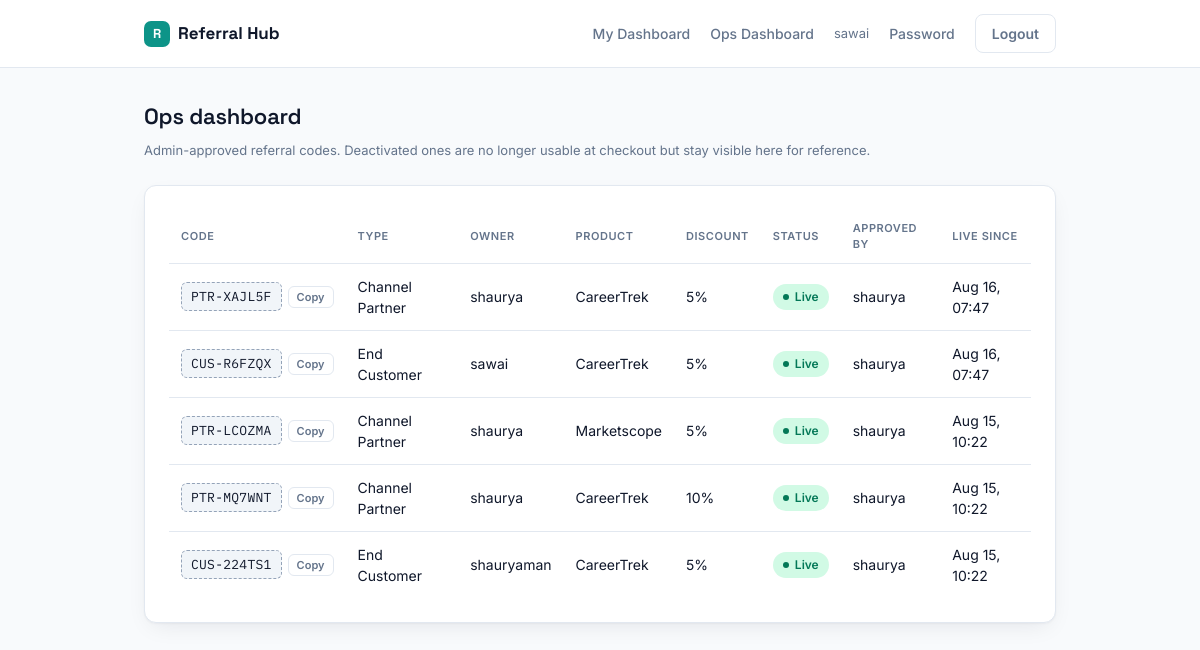
Screenshot of /ops-dashboard/ (signed in) with the database file from the repository.
### referrals/models.py (models this page shows, shortened)
class ReferralCode(models.Model):
    code = models.CharField(max_length=30, unique=True)
    code_type = models.CharField(max_length=10, choices=CODE_TYPE_CHOICES)
    requested_by = models.ForeignKey(settings.AUTH_USER_MODEL, on_delete=models.CASCADE, related_name="referral_codes")
    owner_name = models.CharField(max_length=150, blank=True)
    owner_email = models.EmailField(blank=True)
    product = models.CharField(max_length=20, choices=PRODUCT_CHOICES)
    discount_percent = models.PositiveIntegerField(default=DEFAULT_CUSTOMER_DISCOUNT)
    approval_status = models.CharField(max_length=10, choices=APPROVAL_STATUS_CHOICES, default="pending")
    active = models.BooleanField(default=True, help_text="Live codes can be deactivated without changing their approval history.")
    approved_by = models.ForeignKey(settings.AUTH_USER_MODEL, null=True, blank=True, on_delete=models.SET_NULL, related_name="approved_codes")
    approved_at = models.DateTimeField(null=True, blank=True)
    created_at = models.DateTimeField(auto_now_add=True)

### referrals/views.py (the view)
# urls.py: path("ops-dashboard/", views.ops_dashboard, name="ops_dashboard"),
@login_required
def ops_dashboard(request):
    if not _in_group(request.user, "Ops"):
        raise PermissionDenied("Ops access only.")
    live_codes = ReferralCode.objects.filter(approval_status="approved").order_by("-active", "-approved_at")
    return render(request, "referrals/ops_dashboard.html", {"live_codes": live_codes, "is_ops": True})

### referrals/views.py (called while the page is built)
def _in_group(user, group_name):
    return user.is_staff or user.groups.filter(name=group_name).exists()

### referrals/templates/referrals/ops_dashboard.html (shortened to what this page needs)
{% extends "referrals/base.html" %}
{% block body %}
<div class="page">
  <h1>Ops dashboard</h1>
  <p class="subtext" style="margin-bottom:24px">Admin-approved referral codes. Deactivated ones are no longer usable at checkout but stay visible here for reference.</p>
  <div class="card">
    <div class="table-wrap">
    <table>
    <tr><th>Code</th><th>Type</th><th>Owner</th><th>Product</th><th>Discount</th><th>Status</th><th>Approved by</th><th>Live since</th></tr>
    {% for c in live_codes %}
    <tr>
      <td>
        <div class="code-cell">
          <span class="code-chip">{{ c.code }}</span>
          <button type="button" class="copy-btn" data-code="{{ c.code }}" onclick="copyCode(this)">Copy</button>
        </div>
      </td>
      <td>{{ c.get_code_type_display }}</td>
      <td>{{ c.owner_name }}</td>
      <td>{{ c.get_product_display }}</td>
      <td>{{ c.discount_percent }}%</td>
      <td>
        {% if c.active %}
          <span class="badge badge-approved">Live</span>
        {% else %}
          <span class="badge badge-rejected">Deactivated</span>
        {% endif %}
      </td>
      <td>{{ c.approved_by }}</td>
      <td>{{ c.approved_at|date:"M d, H:i" }}</td>
    </tr>
    {% empty %}
    <tr class="empty-row"><td colspan="8">No approved codes yet — approved codes will appear here.</td></tr>
    {% endfor %}
    </table>
    </div>
  </div>
</div>
{% endblock %}

### referrals/templates/referrals/base.html (shortened to what this page needs)
{% load static %}<!DOCTYPE html>
<html lang="en">
<head>
<link rel="stylesheet" href="{% static 'referrals/css/main.css' %}">
</head>
<body>
{% if request.user.is_authenticated %}
<nav class="nav">
  <div class="nav-inner">
    <div class="brand"><span class="brand-mark">R</span> Referral Hub</div>
    <div class="nav-links">
      <a href="{% url 'user_dashboard' %}">My Dashboard</a>
      {% if is_ops or request.user.is_staff %}<a href="{% url 'ops_dashboard' %}">Ops Dashboard</a>{% endif %}
      <span class="nav-user">{{ request.user.username }}</span>
      <a href="{% url 'change_password' %}">Password</a>
      <form action="{% url 'logout' %}" method="post" class="inline-form">{% csrf_token %}<button type="submit" class="btn-ghost">Logout</button></form>
    </div>
  </div>
</nav>
{% endif %}
{% block body %}{% endblock %}
</body>
</html>

### referrals/static/referrals/css/main.css (style rules this page uses)
:root { --bg: #F8FAFC; --surface: #FFFFFF; --surface-alt: #F1F5F9; --border: #E2E8F0; --ink: #0F172A; --ink-muted: #64748B; --primary: #0D9488; --primary-dark: #0F766E; --primary-soft: #CCFBF1; --amber: #B45309; --amber-soft: #FEF3C7; --emerald: #047857; --emerald-soft: #D1FAE5; --rose: #BE123C; --rose-soft: #FFE4E6; --radius: 12px; --radius-sm: 8px; --shadow: 0 1px 2px rgba(15,23,42,.04), 0 8px 24px -8px rgba(15,23,42,.10); }
* { box-sizing: border-box; }
body { margin: 0; background: var(--bg); color: var(--ink); font-family: 'Inter', -apple-system, sans-serif; font-size: 15px; line-height: 1.5; -webkit-font-smoothing: antialiased; }
h1, h2, h3 { font-family: 'Space Grotesk', 'Inter', sans-serif; font-weight: 600; letter-spacing: -0.01em; margin: 0 0 4px; }
h1 { font-size: 22px; }
a { color: var(--primary-dark); text-decoration: none; }
.nav { background: var(--surface); border-bottom: 1px solid var(--border); position: sticky; top: 0; z-index: 10; }
.nav-inner { max-width: 960px; margin: 0 auto; padding: 14px 24px; display: flex; align-items: center; justify-content: space-between; }
.brand { display: flex; align-items: center; gap: 8px; font-family: 'Space Grotesk', sans-serif; font-weight: 700; font-size: 17px; color: var(--ink); }
.brand-mark { width: 26px; height: 26px; border-radius: 7px; background: var(--primary); color: #fff; display: grid; place-items: center; font-size: 13px; font-weight: 700; flex-shrink: 0; }
.nav-links { display: flex; align-items: center; gap: 20px; font-size: 14px; }
.nav-links a { color: var(--ink-muted); font-weight: 500; }
.nav-user { color: var(--ink-muted); font-size: 13px; }
.page { max-width: 960px; margin: 0 auto; padding: 32px 24px 64px; }
.card { background: var(--surface); border: 1px solid var(--border); border-radius: var(--radius); box-shadow: var(--shadow); padding: 24px; margin-bottom: 24px; }
.subtext { color: var(--ink-muted); font-size: 13px; margin-top: 8px; }
button, .btn { display: inline-flex; align-items: center; justify-content: center; gap: 6px; padding: 10px 16px; border-radius: var(--radius-sm); border: 0; font-size: 14px; font-weight: 600; font-family: inherit; cursor: pointer; background: var(--primary); color: #fff; transition: background .15s ease; }
.btn-ghost { background: transparent; color: var(--ink-muted); border: 1px solid var(--border); }
.inline-form { display: inline-block; }
.table-wrap { overflow-x: auto; }
table { width: 100%; border-collapse: collapse; }
th { text-align: left; font-size: 11px; text-transform: uppercase; letter-spacing: .05em; color: var(--ink-muted); font-weight: 600; padding: 10px 12px; border-bottom: 1px solid var(--border); }
td { padding: 12px; border-bottom: 1px solid var(--border); font-size: 14px; vertical-align: middle; }
tr:last-child td { border-bottom: 0; }
.code-chip { font-family: 'IBM Plex Mono', monospace; font-size: 13px; letter-spacing: .02em; background: var(--surface-alt); border: 1.5px dashed #94A3B8; border-radius: 6px; padding: 4px 9px; display: inline-block; white-space: nowrap; }
.code-cell { display: inline-flex; align-items: center; gap: 6px; }
.copy-btn { background: transparent; border: 1px solid var(--border); color: var(--ink-muted); font-size: 11px; font-weight: 600; padding: 3px 8px; border-radius: 6px; cursor: pointer; }
.badge { display: inline-flex; align-items: center; gap: 6px; font-size: 12px; font-weight: 600; padding: 4px 10px; border-radius: 999px; }
.badge::before { content: ""; width: 6px; height: 6px; border-radius: 50%; background: currentColor; }
.badge-approved { background: var(--emerald-soft); color: var(--emerald); }

### rows the page displays
ReferralCode: code "PTR-XAJL5F", code_type "Channel Partner", owner_name "shaurya", product "CareerTrek", discount_percent "5", active "Live", approved_by "shaurya", approved_at "Aug 16, 07:47"
ReferralCode: code "CUS-R6FZQX", code_type "End Customer", owner_name "sawai", product "CareerTrek", discount_percent "5", active "Live", approved_by "shaurya", approved_at "Aug 16, 07:47"
ReferralCode: code "PTR-LCOZMA", code_type "Channel Partner", owner_name "shaurya", product "Marketscope", discount_percent "5", active "Live", approved_by "shaurya", approved_at "Aug 15, 10:22"
ReferralCode: code "PTR-MQ7WNT", code_type "Channel Partner", owner_name "shaurya", product "CareerTrek", discount_percent "10", active "Live", approved_by "shaurya", approved_at "Aug 15, 10:22"
ReferralCode: code "CUS-224TS1", code_type "End Customer", owner_name "shauryaman", product "CareerTrek", discount_percent "5", active "Live", approved_by "shaurya", approved_at "Aug 15, 10:22"

### other values shown
{{ request.user.username }} "sawai"
